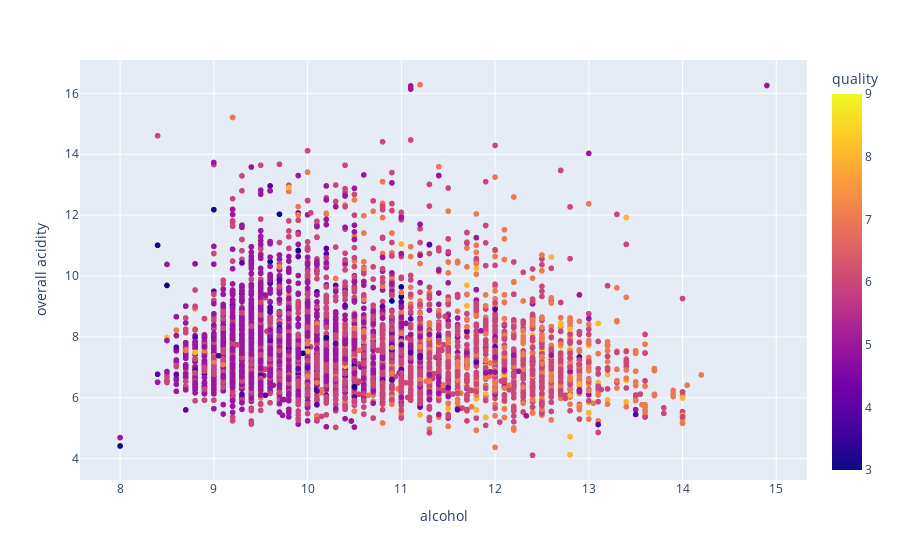

Here is the notebook cell this chart was saved with:
### Code cell
import plotly.express as px
px.scatter(df , x = 'alcohol', y = 'overall acidity',color = 'quality')

### Figure 1 — Plotly figure (JSON) as saved in the notebook; plotly's stock layout.template omitted (floating-point values rounded to 4 significant figures; data arrays with more than 128 entries replaced by an {"elided": "..."} marker saying what was removed)
{"data": [{"hovertemplate": "alcohol=%{x}<br>overall acidity=%{y}<br>quality=%{marker.color}<extra></extra>", "legendgroup": "", "marker": {"color": {"elided": "6497 int values"}, "coloraxis": "coloraxis", "symbol": "circle"}, "mode": "markers", "name": "", "showlegend": false, "type": "scattergl", "x": {"elided": "6497 float values"}, "xaxis": "x", "y": {"elided": "6497 float values"}, "yaxis": "y"}], "layout": {"coloraxis": {"colorbar": {"title": {"text": "quality"}}, "colorscale": [[0, "#0d0887"], [0.1111, "#46039f"], [0.2222, "#7201a8"], [0.3333, "#9c179e"], [0.4444, "#bd3786"], [0.5556, "#d8576b"], [0.6667, "#ed7953"], [0.7778, "#fb9f3a"], [0.8889, "#fdca26"], [1, "#f0f921"]]}, "legend": {"tracegroupgap": 0}, "margin": {"t": 60}, "xaxis": {"anchor": "y", "domain": [0, 1], "title": {"text": "alcohol"}}, "yaxis": {"anchor": "x", "domain": [0, 1], "title": {"text": "overall acidity"}}}}
